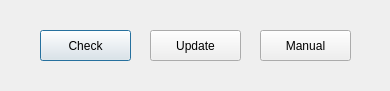
<?xml version="1.0" encoding="UTF-8"?>
<ui version="4.0">
 <class>DlgUpdate</class>
 <widget class="QDialog" name="DlgUpdate">
  <property name="geometry">
   <rect>
    <x>0</x>
    <y>0</y>
    <width>390</width>
    <height>91</height>
   </rect>
  </property>
  <property name="windowTitle">
   <string>Update</string>
  </property>
  <property name="windowIcon">
   <iconset resource="rms_analyze.qrc">
    <normaloff>:/images/update.png</normaloff>:/images/update.png</iconset>
  </property>
  <widget class="QPushButton" name="checkButton">
   <property name="geometry">
    <rect>
     <x>40</x>
     <y>30</y>
     <width>91</width>
     <height>31</height>
    </rect>
   </property>
   <property name="maximumSize">
    <size>
     <width>91</width>
     <height>31</height>
    </size>
   </property>
   <property name="text">
    <string>Check</string>
   </property>
   <property name="icon">
    <iconset resource="rms_analyze.qrc">
     <normaloff>:/images/check.png</normaloff>:/images/check.png</iconset>
   </property>
  </widget>
  <widget class="QPushButton" name="updateButton">
   <property name="geometry">
    <rect>
     <x>150</x>
     <y>30</y>
     <width>91</width>
     <height>31</height>
    </rect>
   </property>
   <property name="maximumSize">
    <size>
     <width>91</width>
     <height>31</height>
    </size>
   </property>
   <property name="text">
    <string>Update</string>
   </property>
   <property name="icon">
    <iconset resource="rms_analyze.qrc">
     <normaloff>:/images/update.png</normaloff>:/images/update.png</iconset>
   </property>
  </widget>
  <widget class="QPushButton" name="manualButton">
   <property name="geometry">
    <rect>
     <x>260</x>
     <y>30</y>
     <width>91</width>
     <height>31</height>
    </rect>
   </property>
   <property name="minimumSize">
    <size>
     <width>0</width>
     <height>5</height>
    </size>
   </property>
   <property name="maximumSize">
    <size>
     <width>91</width>
     <height>31</height>
    </size>
   </property>
   <property name="text">
    <string>Manual</string>
   </property>
   <property name="icon">
    <iconset resource="rms_analyze.qrc">
     <normaloff>:/images/manual.png</normaloff>:/images/manual.png</iconset>
   </property>
  </widget>
 </widget>
 <layoutdefault spacing="6" margin="11"/>
 <resources>
  <include location="rms_analyze.qrc"/>
 </resources>
 <connections/>
</ui>
